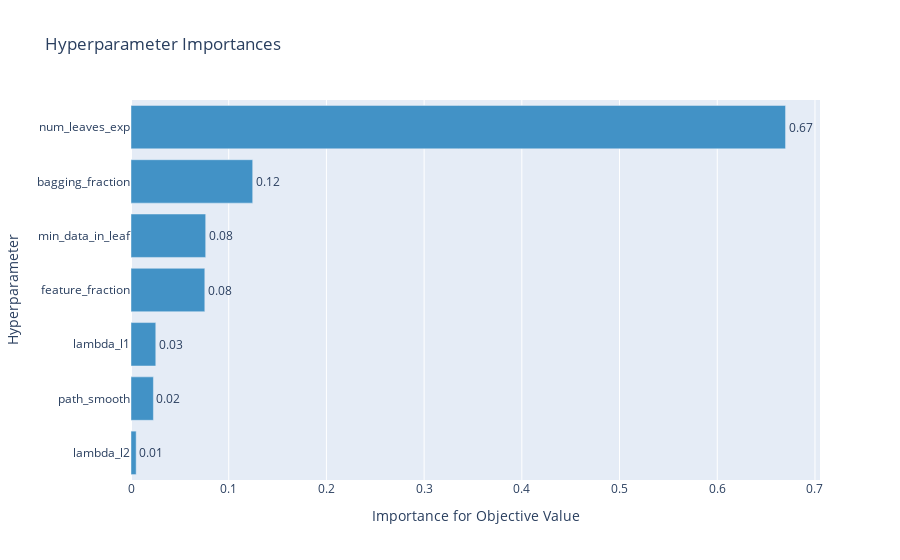

Notebook source saved alongside this figure:
### Code cell
plot_param_importances(study)

### Figure 1 — Plotly figure (JSON) as saved in the notebook; plotly's stock layout.template omitted (floating-point values rounded to 4 significant figures)
{"data": [{"cliponaxis": false, "hovertemplate": ["lambda_l2 (LogUniformDistribution): 0.005286263274192097<extra></extra>", "path_smooth (UniformDistribution): 0.02293239818874726<extra></extra>", "lambda_l1 (LogUniformDistribution): 0.025356681424763113<extra></extra>", "feature_fraction (DiscreteUniformDistribution): 0.07553719641695643<extra></extra>", "min_data_in_leaf (IntUniformDistribution): 0.07643943861478414<extra></extra>", "bagging_fraction (DiscreteUniformDistribution): 0.12454922312439985<extra></extra>", "num_leaves_exp (IntUniformDistribution): 0.6698987989561571<extra></extra>"], "marker": {"color": "rgb(66,146,198)"}, "orientation": "h", "text": ["0.005286263274192097", "0.02293239818874726", "0.025356681424763113", "0.07553719641695643", "0.07643943861478414", "0.12454922312439985", "0.6698987989561571"], "textposition": "outside", "texttemplate": "%{text:.2f}", "type": "bar", "x": [0.005286, 0.02293, 0.02536, 0.07554, 0.07644, 0.1245, 0.6699], "y": ["lambda_l2", "path_smooth", "lambda_l1", "feature_fraction", "min_data_in_leaf", "bagging_fraction", "num_leaves_exp"]}], "layout": {"autosize": true, "showlegend": false, "title": {"text": "Hyperparameter Importances"}, "xaxis": {"autorange": true, "range": [0, 0.7052], "title": {"text": "Importance for Objective Value"}, "type": "linear"}, "yaxis": {"autorange": true, "range": [-0.5, 6.5], "title": {"text": "Hyperparameter"}, "type": "category"}}}
